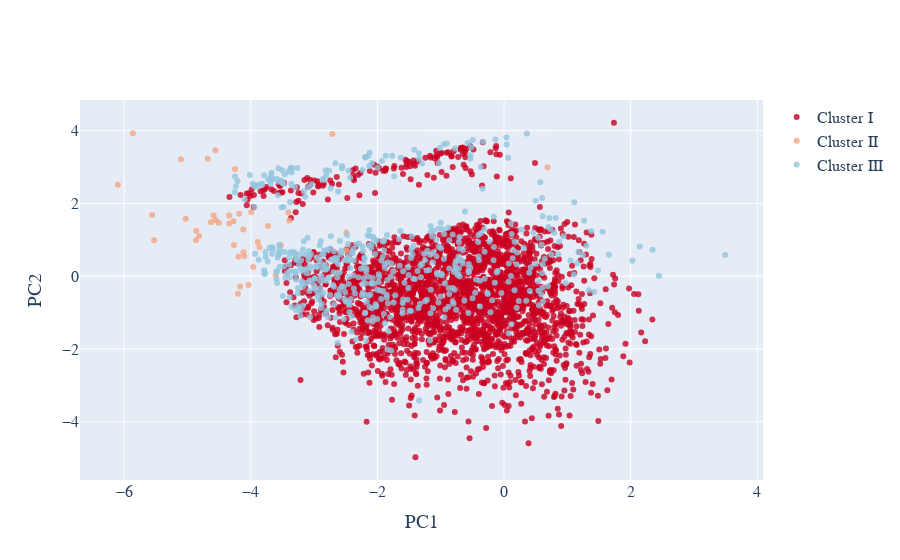

Notebook cell for this chart:
### Code cell
#TRAINING DATA PCA

plotX = X_train_clstrs
#print(plotX['clusters'].unique())
#print(plotX.index)
#print(plotX.head())

#PCA with two principal components
pca_2d = PCA(n_components=2)

clusters = plotX['clusters']

#This DataFrame contains the two principal components that will be used
#for the 2-D visualization mentioned above
PCs_2d = pd.DataFrame(pca_2d.fit_transform(plotX.drop(['clusters'], axis=1)))

#"PC1_2d" means: 'The first principal component of the components created for 2-D visualization, by PCA.'
#And "PC2_2d" means: 'The second principal component of the components created for 2-D visualization, by PCA.'
PCs_2d.columns = ["PC1_2d", "PC2_2d"]
PCs_2d.set_index(plotX.index, inplace = True)
#PCs_2d.to_csv('PCs_2d.csv')

plotX['clusters'] = clusters
plotX['PC1_2d'] = PCs_2d['PC1_2d']
plotX['PC2_2d'] = PCs_2d['PC2_2d']

#plotX.to_csv('plotX.csv')
uniq_clusters = plotX['clusters'].unique()
uniqs = uniq_clusters.tolist()
uniqs.sort()

cluster0 = plotX[plotX['clusters'] == uniqs[0]]
cluster1 = plotX[plotX['clusters'] == uniqs[1]]
cluster2 = plotX[plotX['clusters'] == uniqs[2]]

#print(cluster1)

#print(plotX.head())

#Instructions for building the 2-D plot

#trace1 is for 'Cluster 0'
trace1 = go.Scatter(
                    x = cluster0["PC1_2d"],
                    y = cluster0["PC2_2d"],
                    mode = "markers",
                    name = "Cluster I",
                    marker = dict(color = 'rgba(202,0,32,0.8)'),
                    text = None)

#trace2 is for 'Cluster 1'
trace2 = go.Scatter(
                    x = cluster1["PC1_2d"],
                    y = cluster1["PC2_2d"],
                    mode = "markers",
                    name = "Cluster II",
                    marker = dict(color = 'rgba(244,165,130, 0.8)'),
                    text = None)

#trace3 is for 'Cluster 2'
trace3 = go.Scatter(
                    x = cluster2["PC1_2d"],
                    y = cluster2["PC2_2d"],
                    mode = "markers",
                    name = "Cluster III",
                    marker = dict(color = 'rgba(146,197,222, 0.8)'),
                    text = None)


data = [trace1, trace2, trace3]

#title = "Visualizing Clusters in Two Dimensions Using PCA"

layout = dict(xaxis= dict(title= 'PC1',ticklen= 5,zeroline= False),
              yaxis= dict(title= 'PC2',ticklen= 5,zeroline= False),
              font_family="Arial",
              font = dict(size=16)
             )

fig = dict(data = data, layout = layout)

iplot(fig)

### Figure 1 — Plotly figure (JSON) as saved in the notebook; plotly's stock layout.template omitted (floating-point values rounded to 4 significant figures; data arrays with more than 128 entries replaced by an {"elided": "..."} marker saying what was removed)
{"data": [{"marker": {"color": "rgba(202,0,32,0.8)"}, "mode": "markers", "name": "Cluster I", "type": "scatter", "x": {"elided": "2644 float values"}, "y": {"elided": "2644 float values"}}, {"marker": {"color": "rgba(244,165,130, 0.8)"}, "mode": "markers", "name": "Cluster II", "type": "scatter", "x": [-4.104, -4.553, -4.862, -3.963, -3.524, -4.204, -4.183, -3.994, -5.863, -4.343, -3.606, -4.169, -4.819, -3.729, -6.1, -3.889, -4.505, -2.712, -4.266, -4.275, -2.494, -4.34, -5.104, -5.526, -4.629, -4.25, -4.195, -4.035, -4.56, -3.393, 0.6866, -3.407, -5.028, -4.681, -5.559, -2.492, -4.868, -4.589, -3.864, -4.118, -4.117], "y": [0.5552, 1.548, 1.247, 0.2532, 0.8481, -0.4847, 1.717, 1.766, 3.928, 1.669, 0.02914, -0.2802, 1.106, 1.381, 2.513, 0.9412, 1.472, 3.908, 0.8583, 1.513, 0.7145, 1.447, 3.212, 0.9906, 1.487, 2.939, 0.5363, -0.2398, 3.464, 1.535, 2.992, 1.752, 1.579, 3.232, 1.682, 1.203, 0.9879, 1.676, 0.7944, 1.286, 0.6573]}, {"marker": {"color": "rgba(146,197,222, 0.8)"}, "mode": "markers", "name": "Cluster III", "type": "scatter", "x": {"elided": "541 float values"}, "y": {"elided": "541 float values"}}], "layout": {"font": {"family": "Arial", "size": 16}, "xaxis": {"ticklen": 5, "title": {"text": "PC1"}, "zeroline": false}, "yaxis": {"ticklen": 5, "title": {"text": "PC2"}, "zeroline": false}}}
